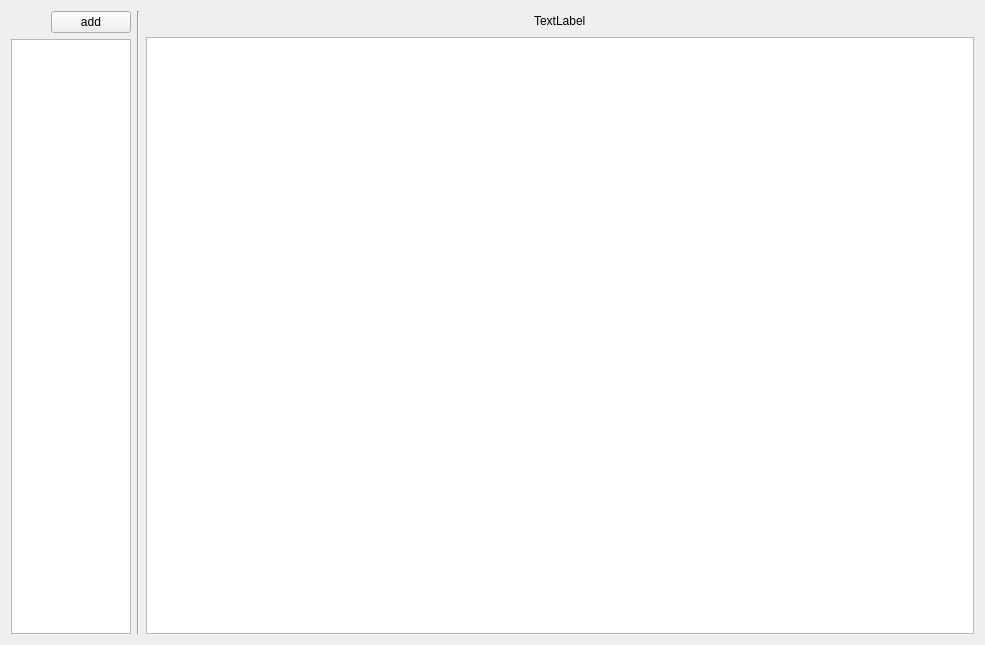
<?xml version="1.0" encoding="UTF-8"?>
<ui version="4.0">
 <class>CDailyScheduleWidget</class>
 <widget class="QWidget" name="CDailyScheduleWidget">
  <property name="geometry">
   <rect>
    <x>0</x>
    <y>0</y>
    <width>985</width>
    <height>645</height>
   </rect>
  </property>
  <property name="windowTitle">
   <string>日作息时间表</string>
  </property>
  <layout class="QHBoxLayout" name="horizontalLayout_3" stretch="0,0,1">
   <item>
    <layout class="QVBoxLayout" name="verticalLayout">
     <item>
      <layout class="QHBoxLayout" name="horizontalLayout">
       <item>
        <spacer name="horizontalSpacer">
         <property name="orientation">
          <enum>Qt::Horizontal</enum>
         </property>
         <property name="sizeHint" stdset="0">
          <size>
           <width>40</width>
           <height>20</height>
          </size>
         </property>
        </spacer>
       </item>
       <item>
        <widget class="QPushButton" name="btnAdd">
         <property name="text">
          <string>add</string>
         </property>
        </widget>
       </item>
      </layout>
     </item>
     <item>
      <widget class="CDailyScheduleBookListView" name="listView">
       <property name="maximumSize">
        <size>
         <width>120</width>
         <height>16777215</height>
        </size>
       </property>
      </widget>
     </item>
    </layout>
   </item>
   <item>
    <widget class="Line" name="line">
     <property name="orientation">
      <enum>Qt::Vertical</enum>
     </property>
    </widget>
   </item>
   <item>
    <layout class="QVBoxLayout" name="verticalLayout_2">
     <item>
      <layout class="QHBoxLayout" name="horizontalLayout_2">
       <item>
        <spacer name="horizontalSpacer_2">
         <property name="orientation">
          <enum>Qt::Horizontal</enum>
         </property>
         <property name="sizeHint" stdset="0">
          <size>
           <width>40</width>
           <height>20</height>
          </size>
         </property>
        </spacer>
       </item>
       <item>
        <widget class="QLabel" name="label">
         <property name="text">
          <string>TextLabel</string>
         </property>
        </widget>
       </item>
       <item>
        <spacer name="horizontalSpacer_3">
         <property name="orientation">
          <enum>Qt::Horizontal</enum>
         </property>
         <property name="sizeHint" stdset="0">
          <size>
           <width>40</width>
           <height>20</height>
          </size>
         </property>
        </spacer>
       </item>
      </layout>
     </item>
     <item>
      <widget class="CDailyScheduleTableView" name="tableView"/>
     </item>
    </layout>
   </item>
  </layout>
 </widget>
 <customwidgets>
  <customwidget>
   <class>CDailyScheduleTableView</class>
   <extends>QTableView</extends>
   <header>DailyScheduleTableView.h</header>
  </customwidget>
  <customwidget>
   <class>CDailyScheduleBookListView</class>
   <extends>QListView</extends>
   <header>DailyScheduleBookListView.h</header>
  </customwidget>
 </customwidgets>
 <resources/>
 <connections/>
</ui>
